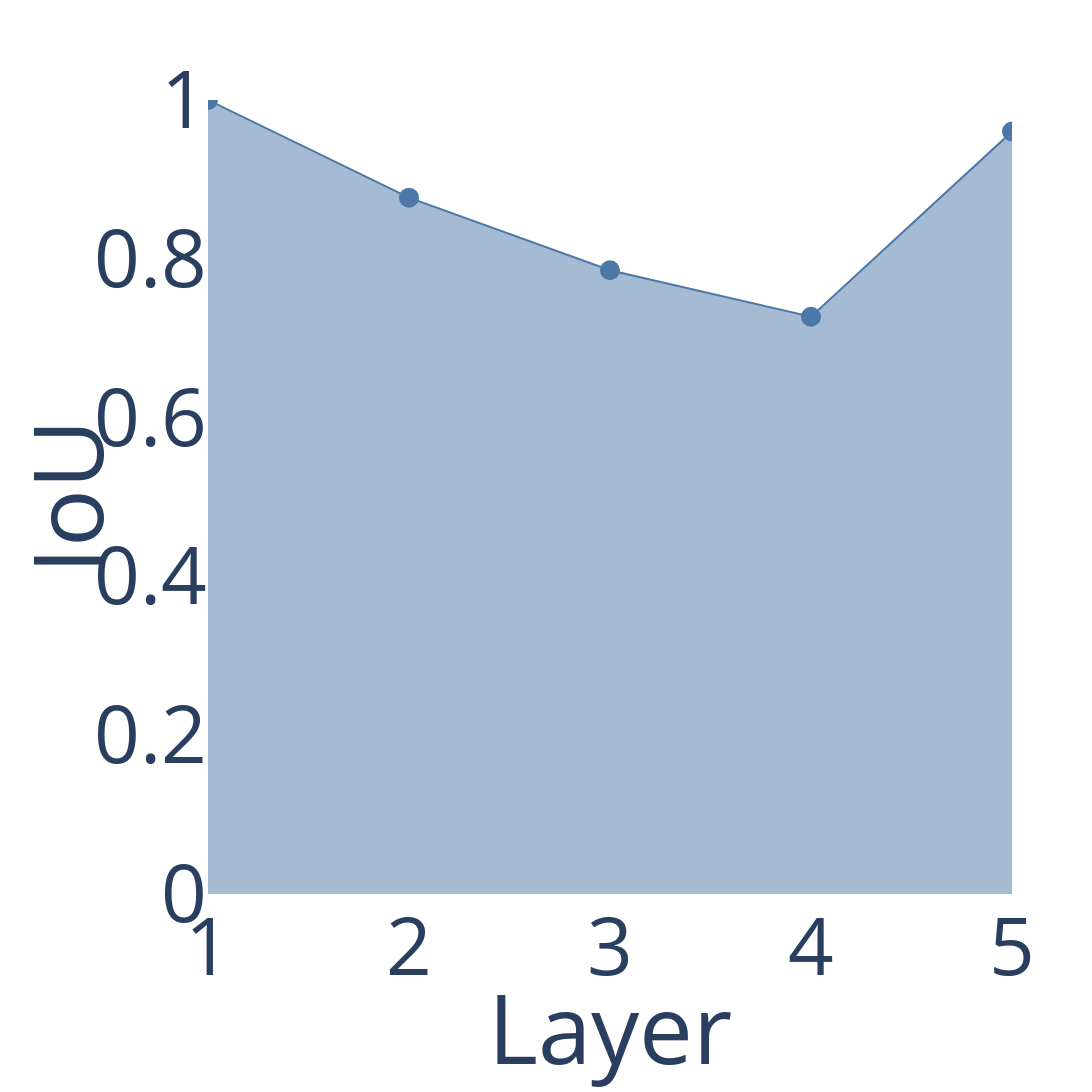

The notebook cell saved with this chart:
### Code cell
from circuit_pruner.visualizer.layouts import big_fig_layout

#iou_fig.update_layout(big_fig_layout)
#fig.update_layout({ 'width':3000})

fig.update_xaxes(title_standoff = 60)
fig.update_yaxes(title_standoff = 60)

iou_fig.update_layout({
                    'height':1500,
                    'width':1500,
                    'font':{'size':80}})

### Figure 1 — Plotly figure (JSON) as saved in the notebook; plotly's stock layout.template omitted (floating-point values rounded to 4 significant figures)
{"data": [{"fill": "tozeroy", "line": {"color": "#4C78A8"}, "marker": {"size": 20}, "type": "scatter", "x": ["1", "2", "3", "4", "5"], "y": [1, 0.877, 0.7856, 0.727, 0.9603]}], "layout": {"font": {"size": 80}, "height": 1500, "paper_bgcolor": "rgba(255,255,255,1)", "plot_bgcolor": "rgba(255,255,255,1)", "width": 1500, "xaxis": {"title": {"text": "Layer"}}, "yaxis": {"range": [0, 1], "title": {"text": "IoU"}}}}
